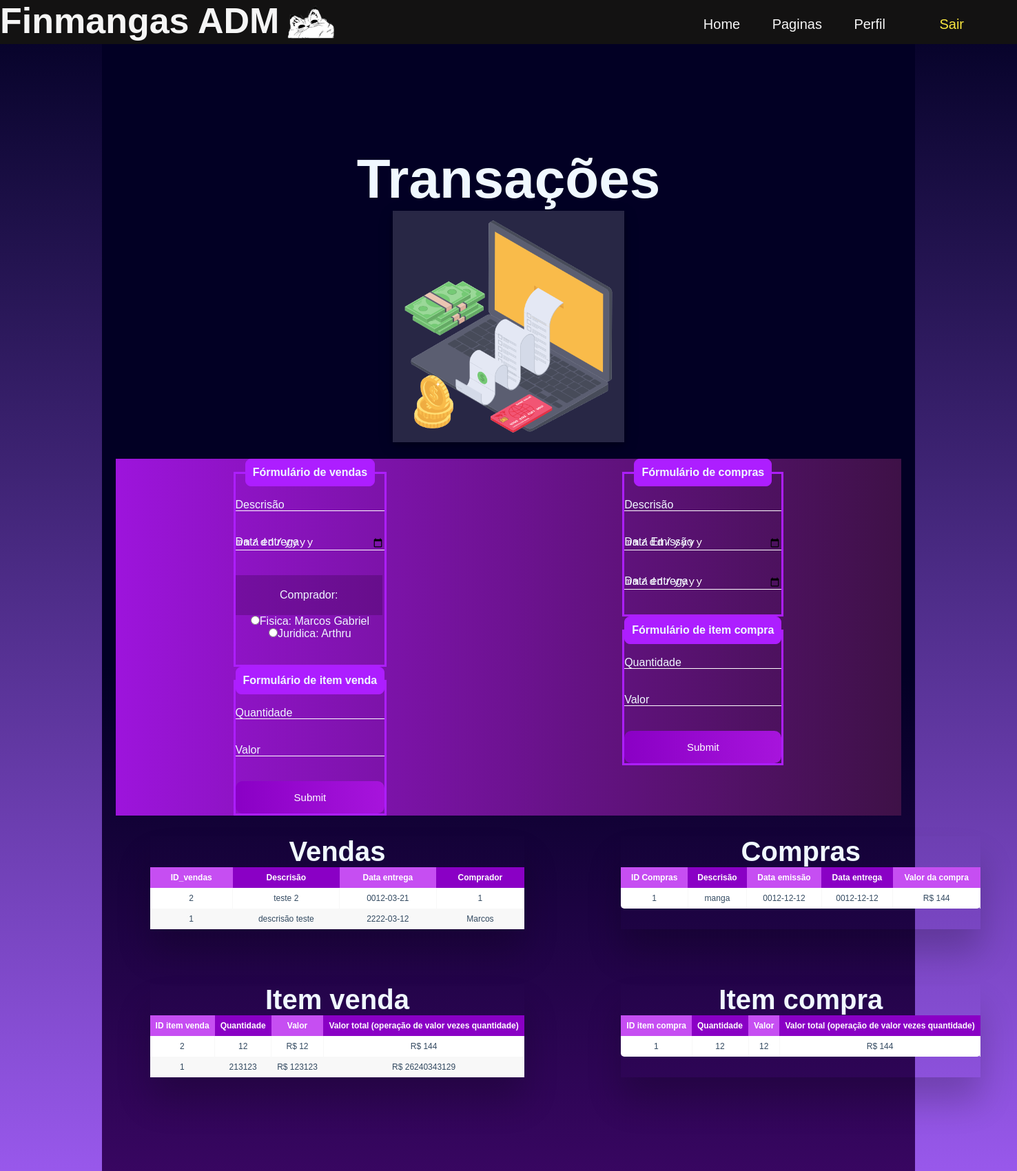
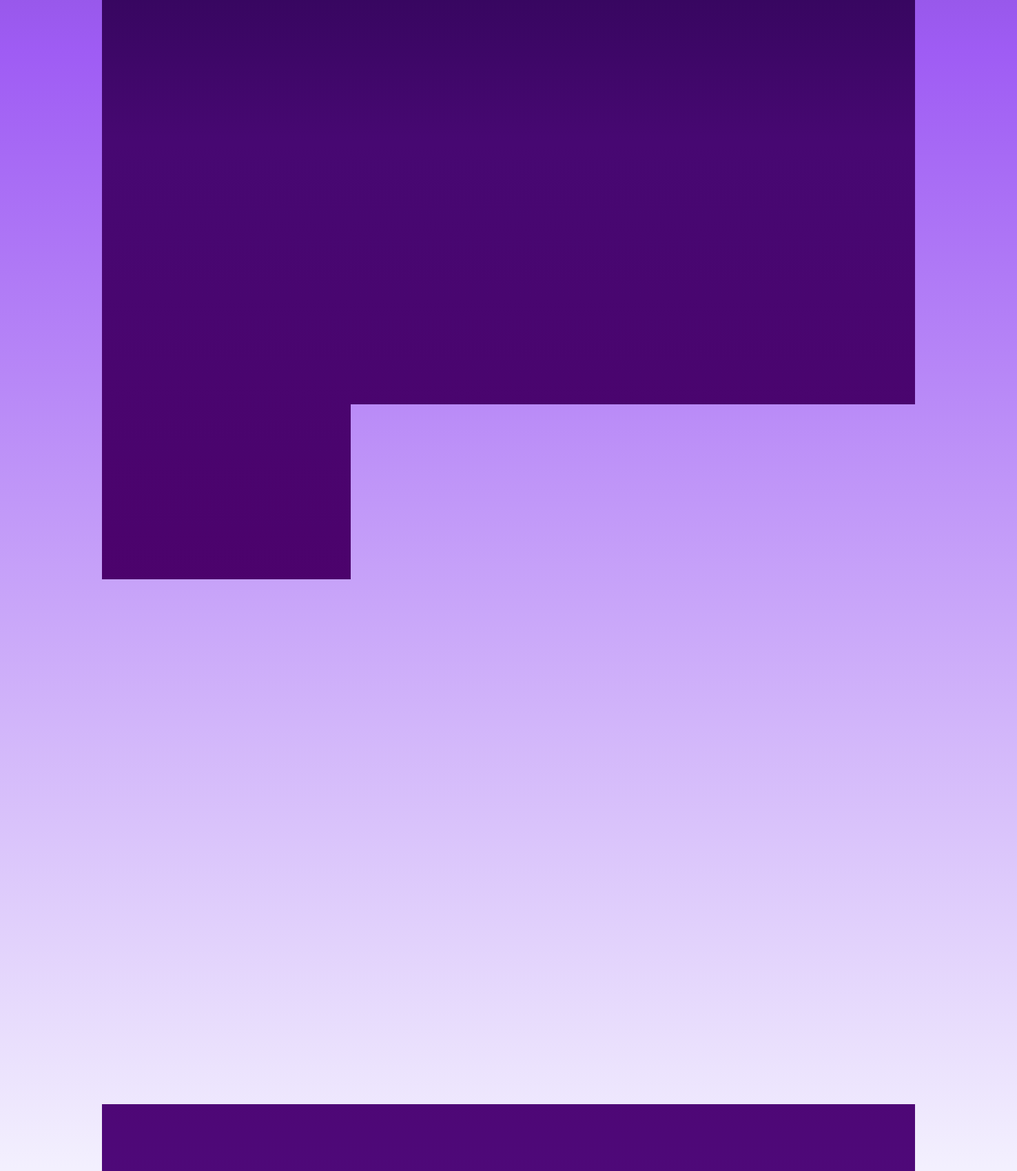
Page /cadastros/transacoes.php (signed in, upper part) on the committed database (2 pictures, top to bottom).
### tables this page shows
CREATE TABLE `pessoasfisicas` (
  `id_pessoa` int(11) NOT NULL,
  `nome` varchar(200) NOT NULL,
  `endereco` varchar(200) NOT NULL,
  `telefone` varchar(25) NOT NULL,
  `situacao` char(200) NOT NULL,
  `bairro` varchar(200) NOT NULL,
  `email` varchar(200) NOT NULL,
  `cep` varchar(200) NOT NULL,
  `observacao` varchar(250) NOT NULL,
  `tipo` char(200) NOT NULL,
  `sexo` varchar(20) NOT NULL,
  `cpf` int(15) NOT NULL,
  `rg` int(30) NOT NULL,
  `dataNascimento` date NOT NULL,
  `celular` varchar(25) NOT NULL
);

CREATE TABLE `pessoasjuridicas` (
  `id_pessoa` int(11) NOT NULL,
  `nome` varchar(200) NOT NULL,
  `endereco` varchar(200) NOT NULL,
  `telefone` varchar(25) NOT NULL,
  `situacao` char(200) NOT NULL,
  `bairro` varchar(200) NOT NULL,
  `email` varchar(200) NOT NULL,
  `cep` varchar(200) NOT NULL,
  `observacao` varchar(250) NOT NULL,
  `tipo` char(200) NOT NULL,
  `razaosocial` varchar(250) NOT NULL,
  `cnpj` varchar(25) NOT NULL,
  `contato` varchar(200) NOT NULL,
  `incrisaosocial` varchar(200) NOT NULL
);

CREATE TABLE `vendas` (
  `id_vendas` int(11) NOT NULL,
  `descriscao` varchar(200) NOT NULL,
  `dataEntrega` date NOT NULL,
  `comprador` varchar(200) NOT NULL
);

CREATE TABLE `itemvenda` (
  `id_item_venda` int(11) NOT NULL,
  `quantidade` int(11) NOT NULL,
  `valor` int(11) NOT NULL
);

CREATE TABLE `compra` (
  `id_compra` int(11) NOT NULL,
  `descrisao` varchar(100) NOT NULL,
  `dataEmissao` date NOT NULL,
  `dataEntrega` date NOT NULL
);

CREATE TABLE `itemcompra` (
  `id_item_compra` int(11) NOT NULL,
  `quantidade` int(11) NOT NULL,
  `valor` int(11) NOT NULL
);

### cadastros/transacoes.php (the view, shortened to what this page needs)
<?php
    include_once('../conexãoDB/config.php');
    $formVendaCMDfisica = "SELECT * FROM pessoasfisicas ORDER BY id_pessoa DESC";
    $formVendaArrayCompradorFisico = $conexao->query($formVendaCMDfisica);
    include_once('../conexãoDB/config.php');
    $formVendaCMDjuridica = "SELECT * FROM pessoasjuridicas ORDER BY id_pessoa DESC";
    $formVendaArrayCompradorJuridico = $conexao->query($formVendaCMDjuridica);
    include_once('../conexãoDB/config.php');
    $sql1 = "SELECT * FROM vendas ORDER BY id_vendas DESC";
    $arrayListVendas = $conexao->query($sql1);
    include_once('../conexãoDB/config.php');
    $sql2 = "SELECT * FROM itemvenda ORDER BY id_item_venda DESC";
    $arrayListVendasItem = $conexao->query($sql2);
    include_once('../conexãoDB/config.php');
    $sql3 = "SELECT * FROM compra ORDER BY id_compra DESC";
    $arrayListCompras = $conexao->query($sql3);
    include_once('../conexãoDB/config.php');
    $sql5 = "SELECT * FROM itemcompra ORDER BY id_item_compra DESC";
    $obtemValorArray = $conexao->query($sql5);
    include_once('../conexãoDB/config.php');
    $sql4 = "SELECT * FROM itemcompra ORDER BY id_item_compra DESC";
    $arrayListComprasItem = $conexao->query($sql4);
?>
<!DOCTYPE html>
<html lang="en">
<head>
    <link rel="stylesheet" type="text/css" href="../styles/stylespaginacadastros.css">
</head>
<body>
    <header>
        <nav>
            <a href="/home.php">
                <h1>Finmangas ADM</h1>
            </a>
            <a href="/home.php"><img src="/imgs/logo1.png" alt="logo"></a>
            <ul class="nav-list">
                <li><a href="/home.php">Home</a></li>
                <li><a href="/paginas.php">Paginas</a></li>
                <li><a href="/perfil.php">Perfil</a></li>
                <?php
                    if(empty($_session['usuario'])){
                        echo'<li><a href="../conexãoDB/sair.php" class="login">Sair</a></li>';
                    } else{
                        echo'<li><a href="/index.php" class="login">Login</a></li>';
                    }
                ?>
            </ul>
        </nav>
    </header>
    <main>
        <section>
            <h1>Transações</h1>
            <img src="/imgs/icons/transações.png">
            <div class="container">
                <div class="formularioBody">
                    <div style="grid-template-columns: 1fr 1fr;">
                        <form action="../conexãoDB/DTOTRANSCOES/vendasDTO.php" method="POST" style="float: left;">
                            <fieldset>
                                <legend><b>Fórmulário de vendas</b></legend>
                                <br>
                                <div class="inputBox">
                                    <input type="text" name="descrisaoVenda" id="descrisaoVenda" class="inputUser"
                                        required>
                                    <label for="descrisaoVenda" class="labelInput">Descrisão</label>
                                </div>
                                <br><br>
                                <div class="inputBox">
                                    <input type="date" name="dateEntregaVenda" id="dateEntregaVenda" class="inputUser"
                                        required>
                                    <label for="dateEntregaVenda" class="labelInput">Data entrega</label>
                                </div>
                                <br><br>
                                <p>Comprador:</p>
                                <?php
                                    while($dataCompradorFisica = mysqli_fetch_assoc($formVendaArrayCompradorFisico)){
                                        echo"<input type=\"radio\" id=".$dataCompradorFisica['nome']." name=\"comprador\" value=".$dataCompradorFisica['nome']." required>";
                                        echo"<label for=".$dataCompradorFisica['nome'].">Fisica: ".$dataCompradorFisica['nome']."</label>";
                                        echo"<br>";
                                    };
                                    while($dataCompradorjurica = mysqli_fetch_assoc($formVendaArrayCompradorJuridico)){
                                        echo"<input type=\"radio\" id=".$dataCompradorjurica['nome']." name=\"comprador\" value=".$dataCompradorjurica['nome']." required>";
                                        echo"<label for=".$dataCompradorjurica['nome'].">Juridica: ".$dataCompradorjurica['nome']."</label>";
                                        echo"<br>";
                                    };
                                    ?>
                                <br><br>
                            </fieldset>
                            <fieldset>
                                <legend><b>Formulário de item venda</b></legend>
                                <br>
                                <div class="inputBox">
                                    <input type="number" name="quantidadeVenda" id="quantidadeVenda" class="inputUser"
                                        required>
                                    <label for="quantidadeVenda" class="labelInput">Quantidade</label>
                                </div>
                                <br><br>
                                <div class="inputBox">
                                    <input type="number" name="valorVenda" id="valorVenda" class="inputUser" required>
                                    <label for="valorVenda" class="labelInput">Valor</label>
                                </div>
                                <br><br>
                                <input type="submit" name="submit" id="submit">
                            </fieldset>
                        </form>
                    </div>
                    <div style="grid-template-columns: 1fr 1fr;">
                        <form action="../conexãoDB/DTOTRANSCOES/comprasDTO.php" method="POST" style="float: left;">
                            <fieldset>
                                <legend><b>Fórmulário de compras</b></legend>
                                <br>
                                <div class="inputBox">
                                    <input type="text" name="descrisaoCompra" id="descrisaoCompra" class="inputUser"
                                        required>
                                    <label for="descrisaoCompra" class="labelInput">Descrisão</label>
                                </div>
                                <br><br>
                                <div class="inputBox">
                                    <input type="date" name="dateEmissaoCompra" id="dateEmissaoCompra" class="inputUser"
                                        required>
                                    <label for="dateEmissaoCompra" class="labelInput">Data Emissão</label>
                                </div>
                                <br><br>
                                <div class="inputBox">
                                    <input type="date" name="dateEntregaCompra" id="dateEntregaCompra" class="inputUser"
                                        required>
                                    <label for="dateEntregaCompra" class="labelInput">Data entrega</label>
                                </div>
                                <br><br>
                            </fieldset>
                            <fieldset>
                                <legend><b>Fórmulário de item compra</b></legend>
                                <br>
                                <div class="inputBox">
                                    <input type="number" name="quantidadeCompra" id="quantidadeCompra" class="inputUser"
                                        required>
                                    <label for="quantidadeCompra" class="labelInput">Quantidade</label>
                                </div>
                                <br><br>
                                <div class="inputBox">
                                    <input type="number" name="valorCompra" id="valorCompra" class="inputUser" required>
                                    <label for="valorCompra" class="labelInput">Valor</label>
                                </div>
                                <br><br>
                                <input type="submit" name="submit" id="submit">
                            </fieldset>
                        </form>
                    </div>
                </div>
            </div>
            <div style="display: grid; grid-template-columns: 1fr 1fr;">
                <div style="display: grid; grid-template-rows: 1fr 1fr;">
                    <div class="table-wrapper">
                        <h1 style="font-size: 40px; text-align: center; color: aliceblue;">Vendas</h1>
                        <table class="fl-table ">
                            <thead>
                                <tr>
                                    <th>ID_vendas</th>
                                    <th>Descrisão</th>
                                    <th>Data entrega</th>
                                    <th>Comprador</th>
                                </tr>
                            </thead>
                            <tbody>
                                <?php
                            while($arrayListVendasData = mysqli_fetch_assoc($arrayListVendas)){
                                echo"<tr>";
                                echo"<td>".$arrayListVendasData['id_vendas']."</td>";
                                echo"<td>".$arrayListVendasData['descriscao']."</td>";
                                echo"<td>".$arrayListVendasData['dataEntrega']."</td>";
                                echo"<td>".$arrayListVendasData['comprador']."</td>";
                                echo"</tr>";
                            };
                        ?>
                        </table>
                    </div>
                    <div class="table-wrapper">
                        <h1 style="font-size: 40px; text-align: center; color:aliceblue;">Item venda</h1>
                        <table class="fl-table ">
                            <thead>
                                <tr>
                                    <th>ID item venda </th>
                                    <th>Quantidade</th>
                                    <th>Valor</th>
                                    <th>Valor total (operação de valor vezes quantidade)</th>
                                </tr>
                            </thead>
                            <tbody>
                                <?php
                            while($arrayListVendasItemData = mysqli_fetch_assoc($arrayListVendasItem)){
                                echo"<tr>";
                                echo"<td>".$arrayListVendasItemData['id_item_venda']."</td>";
                                echo"<td>".$arrayListVendasItemData['quantidade']."</td>";
                                echo"<td>R$ ".$arrayListVendasItemData['valor']."</td>";
                                $operation0 = $arrayListVendasItemData['valor'] * $arrayListVendasItemData['quantidade'];
                                echo"<td>R$ ".$operation0."</td>";
                                echo"</tr>";
                            };
                        ?>
                        </table>
                    </div>
                </div>
                <div style="display: grid; grid-template-rows: 1fr 1fr;">
                    <div class="table-wrapper">
                        <h1 style="font-size: 40px; text-align: center; color: aliceblue;">Compras</h1>
                        <table class="fl-table ">
                            <thead>
                                <tr>
                                    <th>ID Compras</th>
                                    <th>Descrisão</th>
                                    <th>Data emissão</th>
                                    <th>Data entrega</th>
                                    <th>Valor da compra</th>
                                </tr>
                            </thead>
                            <tbody>
                                <?php
                            while($arrayListComprasData = mysqli_fetch_assoc($arrayListCompras)){
                                echo"<tr>";
                                echo"<td>".$arrayListComprasData['id_compra']."</td>";
                                echo"<td>".$arrayListComprasData['descrisao']."</td>";
                                echo"<td>".$arrayListComprasData['dataEmissao']."</td>";
                                echo"<td>".$arrayListComprasData['dataEntrega']."</td>";
                            };
                            while($array = mysqli_fetch_assoc($obtemValorArray)) {
                                $obtemValor = $array['valor'] * $array['quantidade'];
                                echo"<td>R$ ".$obtemValor."</td>";
                                echo"</tr>";
                            }
                        ?>
                        </table>
                    </div>
                    <div class="table-wrapper">
                        <h1 style="font-size: 40px; text-align: center; color:aliceblue;">Item compra</h1>
                        <table class="fl-table ">
                            <thead>
                                <tr>
                                    <th>ID item compra</th>
                                    <th>Quantidade</th>
                                    <th>Valor</th>
                                    <th>Valor total (operação de valor vezes quantidade)</th>
                                </tr>
                            </thead>
                            <tbody>
                                <?php
                            while($arrayListCompraItemData = mysqli_fetch_assoc($arrayListComprasItem)){
                                echo"<tr>";
                                echo"<td>".$arrayListCompraItemData['id_item_compra']."</td>";
                                echo"<td>".$arrayListCompraItemData['quantidade']."</td>";
                                echo"<td>".$arrayListCompraItemData['valor']."</td>";
                                $operation1 = $arrayListCompraItemData['valor'] * $arrayListCompraItemData['quantidade'];
                                echo"<td>R$ ".$operation1."</td>";
                                echo"</tr>";
                            };
                        ?>
                        </table>
                    </div>
                </div>
            </div>
        </section>
    </main>
</body>

### rows in the picture
pessoasfisicas: nome "Marcos Gabriel"
pessoasjuridicas: nome "Arthru"
vendas: id_vendas "2", descriscao "teste 2", dataEntrega "0012-03-21", comprador "1"
vendas: id_vendas "1", descriscao "descrisão teste", dataEntrega "2222-03-12", comprador "Marcos"
itemvenda: id_item_venda "2", quantidade "12", valor "12", operation0 "144"
itemvenda: id_item_venda "1", quantidade "213123", valor "123123", operation0 "26240343129"
compra: id_compra "1", descrisao "manga", dataEmissao "0012-12-12", dataEntrega "0012-12-12"
itemcompra: obtemValor "144", id_item_compra "1", quantidade "12", valor "12", operation1 "144"
